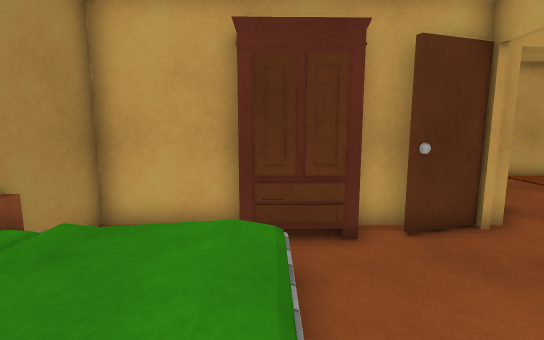
View 1 (above)

14 first-person views from a walk through a 3-D level made in the Unity game engine. The camera is 1.4 m above the floor, tilts 8° down and sees 85° across. Doors are open. The floor is counted in squares, 0.59 m on a side. Each view is taken from the middle of a square. On the plan, view 1 faces up. The plan holds only what a view shows up to about 18 squares ahead; the rest is blank. The place goes on beyond the plan. The player character is not drawn. Some surface patterns are stand-ins.

View 2
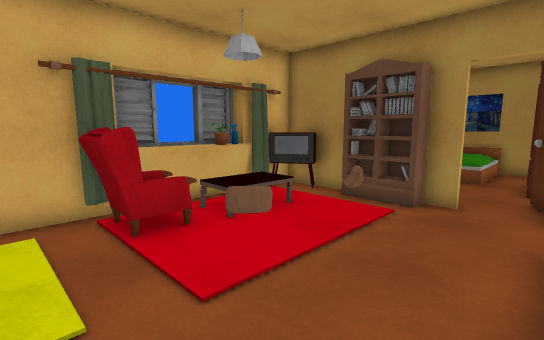

View 3
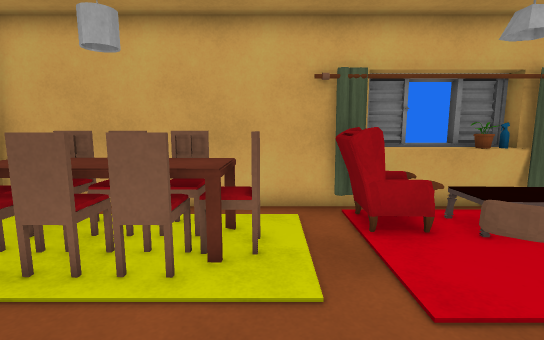

View 4
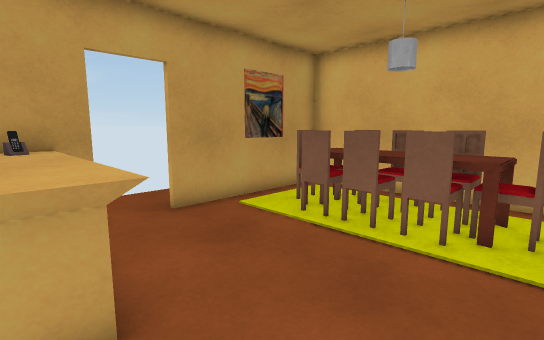

View 5
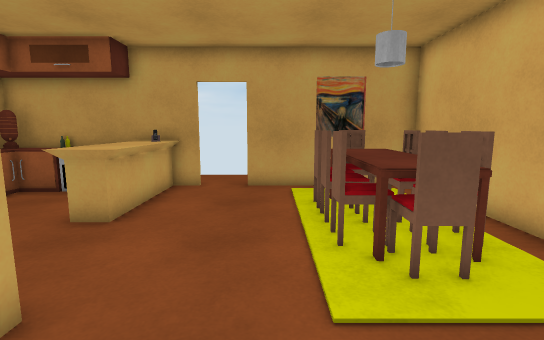

View 6
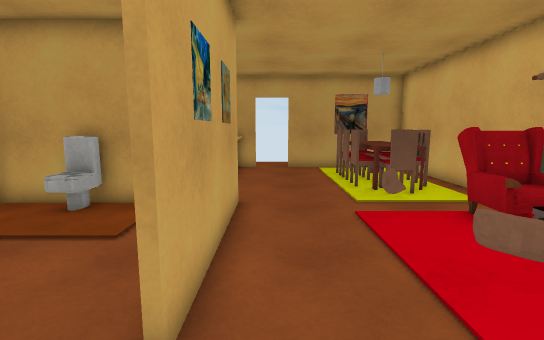

View 7
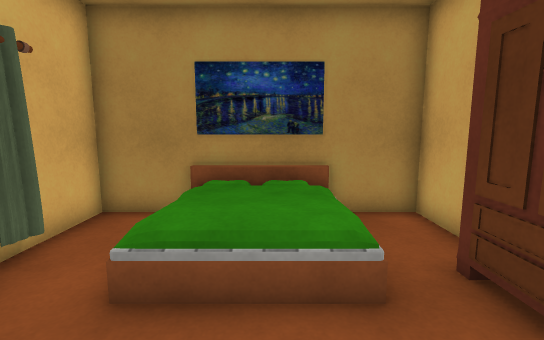

View 8
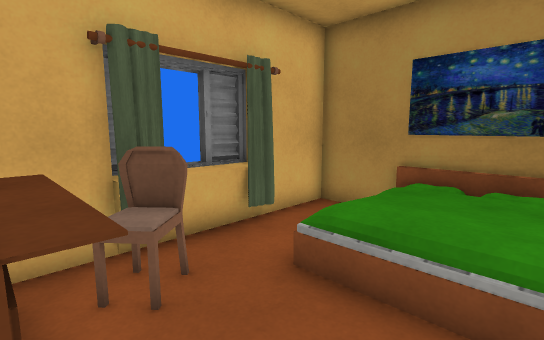

View 9
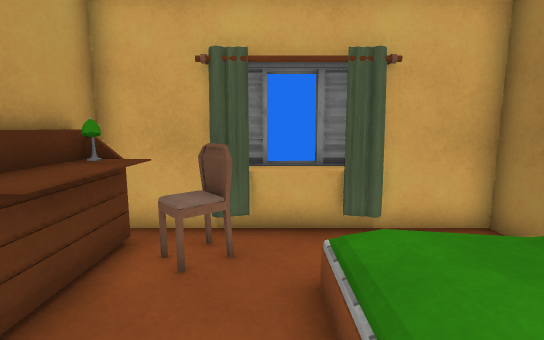

View 10
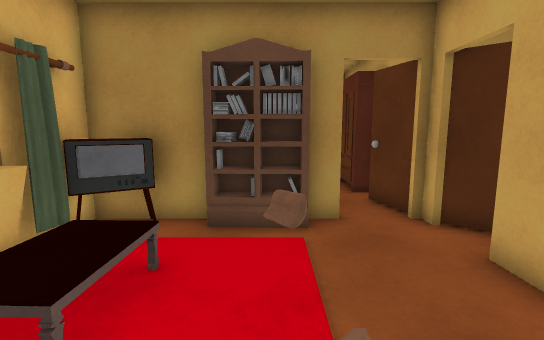

View 11
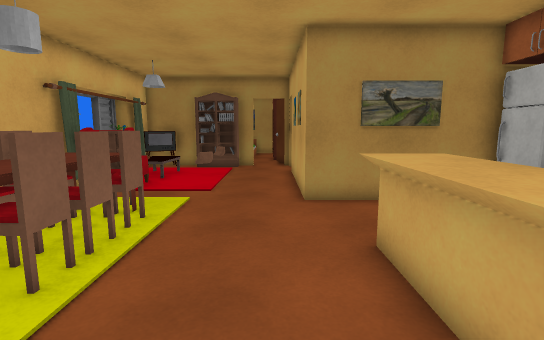

View 12
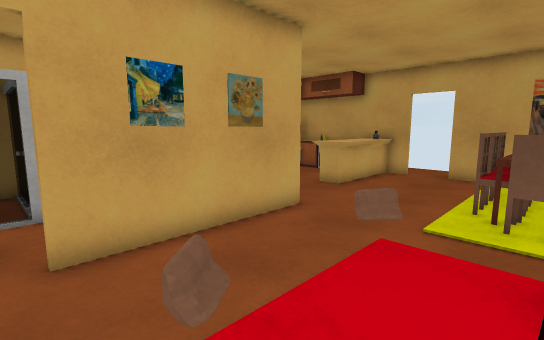

View 13
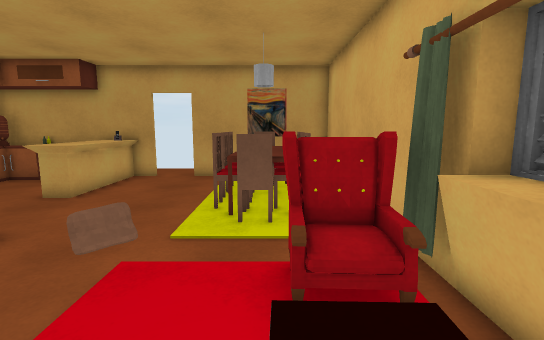

View 14
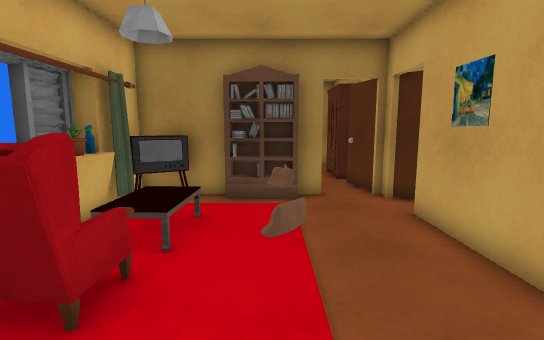

### Floor plan
Key: @ floor where view 1 was taken; # wall or solid block; . floor; D open door; O other object.
Columns run from 4 left of view 1 to 24 right of it. Each row starts with its distance up from view 1.
 15            OOO  OOO      O
 14             O   ..OO     OOO
 13             O  ...OOO    #OO
 12             O  ..OO       O
 11            OO  ..OO       OO
 10                ...O
  9          O     ..  .  OOOOOO
  8          O#           OOOOOO
  7 OOOOOOOO### OO#O#OO.       O
  6 O  OOOO# .                 D.
  5 O    .   O                 O
  4 #       .OO.......         O
  3 #       .OO.OO.OO....OOOO..O
  2 #      OOOO........OOOOOOO.#
  1 O      OO O..OOO.O.OOOOOOO.#
  0 O   @ OOOO#..OO.OO..OOOOO..O
 -1 O  #OO#OOO##OOOOOO.........O
 -2 OOOOOOOOOOOOOOOOOOOOOOOOOOOO
 -3    ####     #####

Where each view was taken, in squares from view 1:
view 1: 0 up, 0 right, facing up
view 2: 7 up, 15 right, facing down-left
view 3: 7 up, 15 right, facing down
view 4: 9 up, 15 right, facing down-right
view 5: 4 up, 11 right, facing right
view 6: 6 up, 5 right, facing right
view 7: 3 up, 4 right, facing left
view 8: 4 up, 4 right, facing down-left
view 9: 5 up, 1 right, facing down
view 10: 3 up, 13 right, facing left
view 11: 6 up, 24 right, facing left
view 12: 1 up, 7 right, facing up-right
view 13: 1 up, 8 right, facing right
view 14: 3 up, 16 right, facing left
